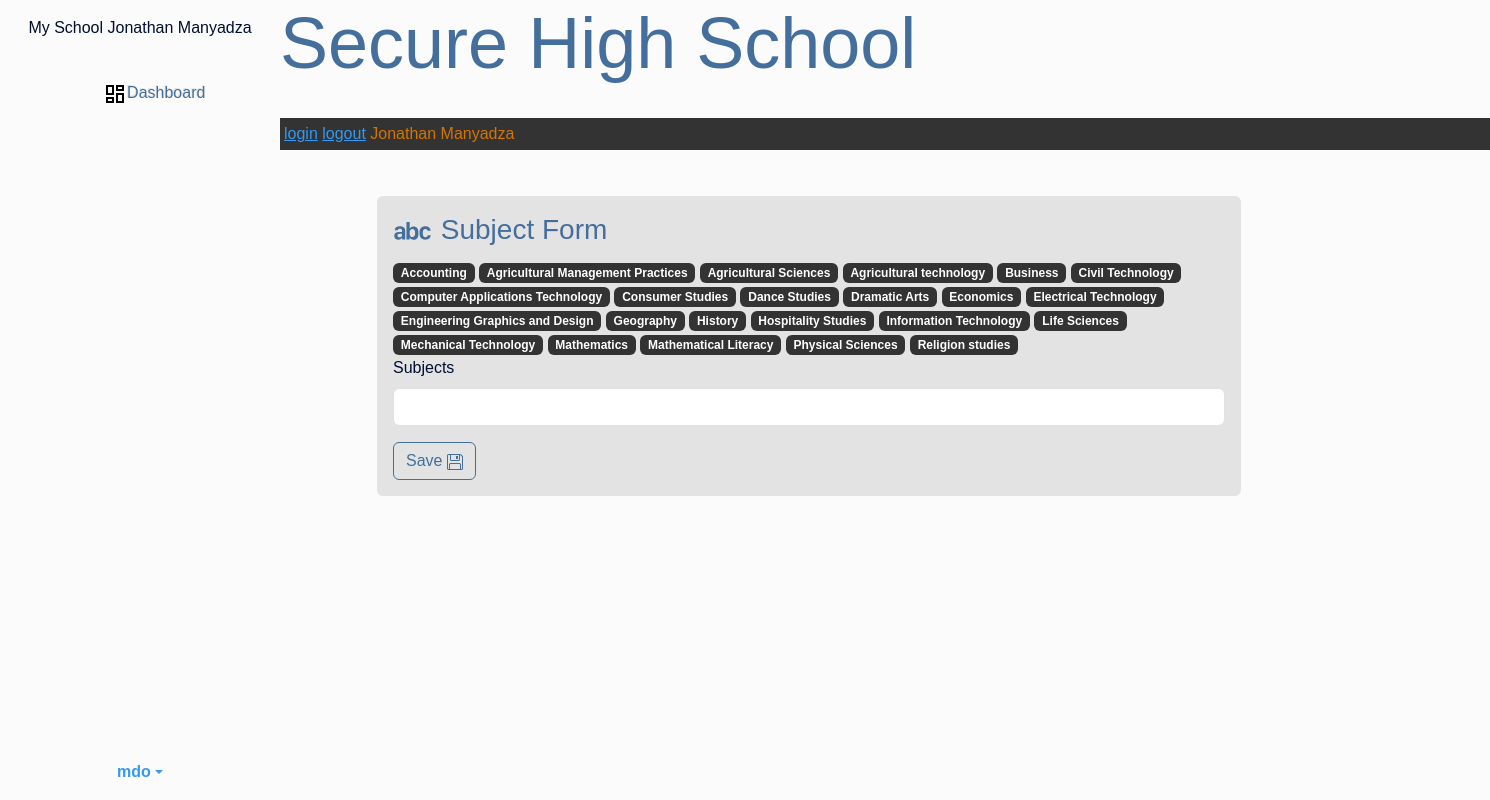
Screenshot of /subject/ (signed in) with the database file from the repository.
### customadmin/models.py (models this page shows, shortened)
class CustomUser(AbstractBaseUser, PermissionsMixin):
    USER_TYPE = (
        ('student', 'STUDENT'),
        ('teacher', 'TEACHER'),
        ('school_admin', 'SCHOOL_ADMIN'),
        ('deputy_head', 'DEPUTY_HEAD'),
        ('school_head', 'SCHOOL_HEAD'),
        ('district_admin', 'DISTRICT_ADMIN'),
    )
    POSITION = (
        ('admin', 'ADMIN'),
        ('user', 'USER'),
        ('staff', 'STAFF'),
        ('student', 'STUDENT'),
    )
    email       = models.EmailField(unique=True)
    first_name  = models.CharField(max_length=30)
    last_name   = models.CharField(max_length=30)
    position    = models.CharField(max_length=30, choices=POSITION)
    user_type   = models.CharField(max_length=30, choices=USER_TYPE)
    is_active   = models.BooleanField(default=True)
    is_staff    = models.BooleanField(default=False)
    is_school_superuser = models.BooleanField(default=False)
    objects     = CustomUserManager()
    USERNAME_FIELD = 'email'
    REQUIRED_FIELDS = ['first_name', 'last_name']
    def __str__(self):
        return f'{self.first_name} {self.last_name}'

### district/models.py (models this page shows)
class Subjects(models.Model):
    subjects = models.CharField(max_length=50,blank=True,null=True)
    def __str__(self):
        return f'{self.subjects}'
    class Meta:
        verbose_name_plural = 'Subjects'

### district/views.py (the view)
# urls.py: path('subject/',views.create_subject,name='subject'),
@login_required
@user_passes_test(lambda u: u.is_superuser or u.user_type == 'district_admin')
def create_subject(request):
    all_subjects = Subjects.objects.all()
    if request.method == 'POST':
        form = SubjectForm(request.POST)
        if form.is_valid():
            form.save()
            return redirect('subject')
    else:
        form = SubjectForm()
    return render(request, 'district/subject_form.html', {'form': form,'all_subjects':all_subjects})

### district/forms.py
class SubjectForm(forms.ModelForm):
    class Meta:
        model = Subjects
        fields = ['subjects']

### customadmin/templatetags/custom_tags.py (called while the page is built)
@register.simple_tag
def get_dashboard_url(user):
    if user.groups.filter(name='student').exists():
        return reverse('high_level_dashboard')
    elif user.groups.filter(name='staff').exists():
        return reverse('teacher_dashboard')
    elif user.groups.filter(name='school_admin').exists():
        return reverse('school_admin_dashboard')
    elif user.groups.filter(name='deputy_head').exists():
        return reverse('deputy_head_dashboard')
    elif user.groups.filter(name='school_head').exists():
        return reverse('school_head_dashboard')
    else:
        return reverse('default_dashboard')

### templates/district/subject_form.html (shortened to what this page needs)
{% extends "partials/base.html" %}
{% load crispy_forms_tags %}
{% block content %}
<div class="container mt-5">
    <div class="col-md-8  bg1  rounded p-3 rounded">
        <h3 class="text-primary"> Subject Form</h3>
        {% for subject in all_subjects%}
        <span class="badge bg-dark">{{subject}}</span>
        {%endfor%}
        <form method="post">
            {{ form|crispy }}
            <button type="submit" class="btn btn-outline-primary">Save  </button>
        </form>
    </div>
</div>
{% endblock %}

### templates/partials/sidebar.html (shortened to what this page needs)
{% load custom_tags %}
<div class="align-items-center justify-content-left">
<div class="d-flex flex-column  p-3 justify-content-left align-items-center sidebar fixed" style="width: 280px; height: 100vh;">
   {% if request.user.is_authenticated %}
                {% if schoolprofile %}
                    {% if schoolprofile.school_logo %}
                        <img src="{{ schoolprofile.school_logo.url }}" alt="{{ schoolprofile.school_name }}" class="img-fluid" style="max-height: 250px;">
                    {% else %}
                        {{ schoolprofile.school_name }}
                    {% endif %}
                {% else %}
                    My School
                {% endif %}
            {% else %}
                My School
            {% endif %}
            {{request.user}}
  <ul class="nav nav-pills flex-column mb-auto">
    <li>
      <a href="{% get_dashboard_url user %}" class=" text-primary nav-link btn btn-light">
        <svg class="bi me-2" width="16" height="16"><use xlink:href="#speedometer2"/></svg>
        <svg xmlns="http://www.w3.org/2000/svg" height="24px" viewBox="0 0 24 24" width="24px" fill=""><path d="M0 0h24v24H0V0z" fill="none"/><path d="M19 5v2h-4V5h4M9 5v6H5V5h4m10 8v6h-4v-6h4M9 17v2H5v-2h4M21 3h-8v6h8V3zM11 3H3v10h8V3zm10 8h-8v10h8V11zm-10 4H3v6h8v-6z"/></svg>Dashboard
      </a>
    </li>
  </ul>
  <div class="dropdown">
    <a href="#" class="d-flex align-items-center  text-decoration-none dropdown-toggle" id="dropdownUser1" data-bs-toggle="dropdown" aria-expanded="false">
      <strong>mdo</strong>
    </a>
  </div>
  </div>
</div>

### templates/partials/nav.html
<nav class=" position-fixed w-100" style="height: 100px;">
    <h1 class="display-2 text-primary "> Secure High School </h1>
    <br>
    <div class="d-block bg-dark flexend p-1">
        <a href="{%url 'login'%}">login</a>
        <a href="{%url 'logout'%}">logout</a>
        <span class="text-warning">{{request.user}}</span>
     </div>
</nav>

### static/css/academia.css (style rules this page uses)
body { background: rgb(252, 251, 251); color: rgb(1, 14, 48); font-family: sans-serif; font-weight: 400; font-style: normal; }

### static/css/base.css (style rules this page uses)
.bg1 { background-color: rgba(78, 80, 80, 0.137); }
nav { display: inline-block; }

### rows the page displays
CustomUser: user "Jonathan Manyadza"
Subjects: subjects "Accounting"
Subjects: subjects "Agricultural Management Practices"
Subjects: subjects "Agricultural Sciences"
Subjects: subjects "Agricultural technology"
Subjects: subjects "Business"
Subjects: subjects "Civil Technology"
Subjects: subjects "Computer Applications Technology"
Subjects: subjects "Consumer Studies"
Subjects: subjects "Dance Studies"
Subjects: subjects "Dramatic Arts"
Subjects: subjects "Economics"
Subjects: subjects "Electrical Technology"
Subjects: subjects "Engineering Graphics and Design"
Subjects: subjects "Geography"
Subjects: subjects "History"
Subjects: subjects "Hospitality Studies"
Subjects: subjects "Information Technology"
Subjects: subjects "Life Sciences"
Subjects: subjects "Mechanical Technology"
Subjects: subjects "Mathematics"
Subjects: subjects "Mathematical Literacy"
Subjects: subjects "Physical Sciences"
Subjects: subjects "Religion studies"
